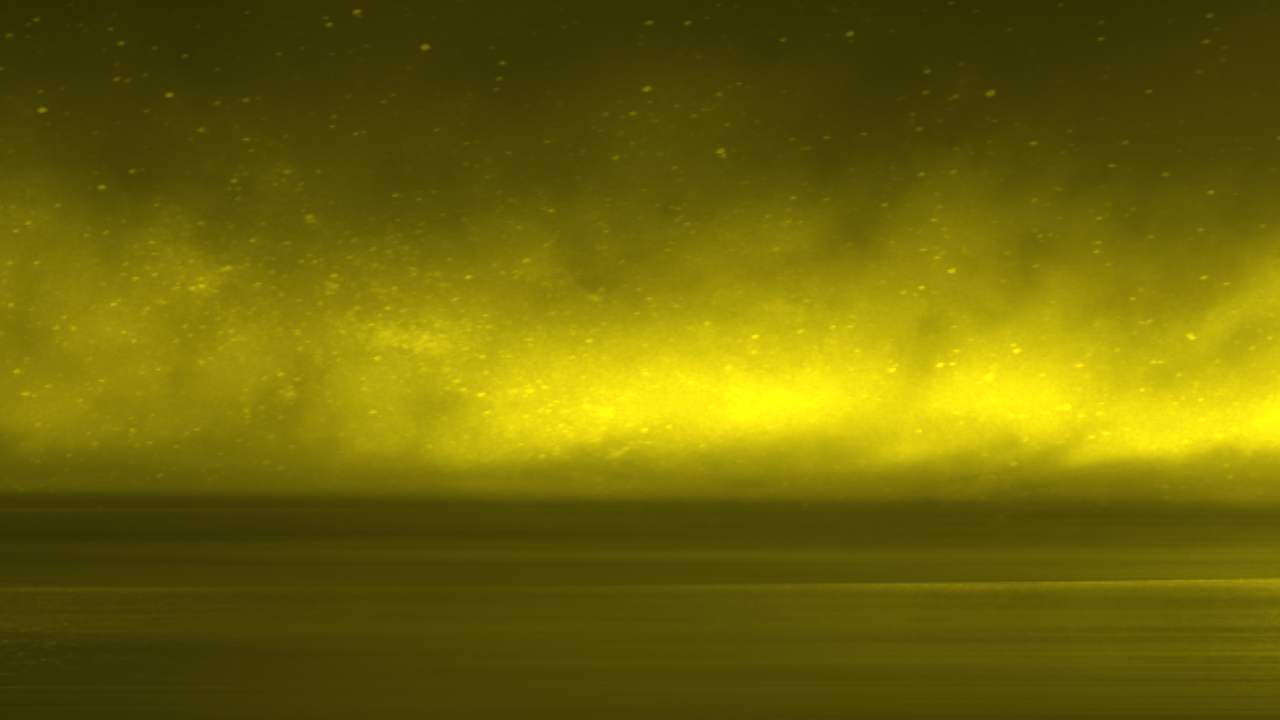
#> input picture thumbnails/Database DevOps.png, 1280 x 720 px
$ python -i youtube_thumbnails.py   (imports and definitions only)
#> lines starting #> are read from the running program, lines starting #| are printed output that depends on the picture
#> further down, picture is the input picture: PIL image 1280x720 RGB; mean R, G, B 109.7, 101.3, 6.9
"""YouTube thumbnails on conf42.com/<event>/teasers (Marek 2026-10-12): the last tab, one 1280x720 PNG per talk, as the
channel's thumbnails have always looked - the speaker's base headshot, keyed out and centred, on its own sky.

    python -m build.youtube_thumbnails [--cached-only] [--prune]

The sky (Marek 2026-10-12): the thumbnail's background is the headshot background stretched out to 16:9 - never a
template or the event's metadata colour (both came out in the wrong tint). A topic's headshots share one background across
the years ("_prompt", "_platform", ...), so thumbnails/<suffix>.png holds it clean, 500x400: per pixel, the median of
every headshot of that suffix that shows sky there (those that don't match the rest are left out), made once from the
static repo with

    python -m build.youtube_thumbnails --skies ../static/headshots [<suffix> ...]

(only the headshots of the 2025-2027 talk sheets: topics changed their background over the years)

and committed. A headshot whose suffix has no sky file yet gets its event's median the same way, from that event's photos.

The key: a base headshot is a grey person on a tinted starfield, so the person is whatever carries no tint. Per pixel,
the tint left in it against the tint of the sky behind it (filled in from the clearly tinted pixels around) gives its
opacity. The person is then the blobs touching the bottom edge, holes filled, with the soft edge kept only on the
outline (hair). The headshot is scaled to the full 720 px height and centred, like the published ones.

Pages: teasers.py writes each event's talks into the page (<script id="th-data">), and the PNGs land next to it as
conf42-<event>-<speaker>-thumbnail.png. It uses Pillow + numpy + scipy at about 0.6 s a picture, so like the teaser cards they are
drawn after the deploy. The cache is content-addressed in .cache/thumbnails/<key>.png, keyed on VERSION and the headshot's bytes
only: a new speaker's photo shifts the median a hair, but never redraws the others. --cached-only (the deploy) only copies cached
pictures. Without it (the render job) the missing ones are drawn too, and rendered=<n> goes to $GITHUB_OUTPUT so the workflow
queues one more deploy. Past events are not on the teaser pages, so nothing here ever redraws them. It never fails the build.
"""
import glob
import hashlib
import json
import os
import re
import shutil
import sys
import time
import urllib.parse
import urllib.request
import warnings
from concurrent.futures import ThreadPoolExecutor
from io import BytesIO

try:
    import numpy as np
    from PIL import Image
    from scipy import ndimage
except ImportError:  # pragma: no cover
    print("WARN youtube_thumbnails: Pillow/numpy/scipy missing, no thumbnails")
    sys.exit(0)

ROOT = "docs"
W, H = 1280, 720
SKIES = "thumbnails"         # <suffix>.png: a topic's clean headshot background; _starfield.png: the art behind the heads
VERSION = "2"                # bump when the drawing changes: every thumbnail is redrawn
CACHE_DIR = os.path.join(os.environ.get("SITE_CACHE_DIR", ".cache"), "thumbnails")
PRUNE_DAYS = 14
DATA_RE = re.compile(r'<script type="application/json" id="th-data">(.*?)</script>', re.S)
_photos = {}


# [12 lines left out: function photo, not called in this run]


def _fill(val, mask):
    """val (h x w x c) where mask (h x w) is 0, filled smoothly from where it is known: each unknown pixel takes the
    known pixels around it, blurred at the smallest scale (2 ... 128 px) that has enough of them (normalised convolution)"""
    known = mask > .5
    out = val.astype(float).copy()
    todo = ~known
    # [6 lines left out: function blur, not called in this run]
    for sigma in (2, 4, 8, 16, 32, 64, 128):
        if not todo.any():
            break
        den = blur(known.astype(float), sigma)
        num = np.stack([blur(np.where(known, val[..., c], 0.0), sigma) for c in range(val.shape[2])], -1)
        here = todo & (den > .25)
        out[here] = num[here] / den[here][:, None]
        todo &= ~here
    if todo.any():
        out[todo] = val[known].mean(0) if known.any() else 0
    return ndimage.gaussian_filter(out, (1.5, 1.5, 0)) * (~known)[..., None] + out * known[..., None]


def key_out(img, plate=None):
    """(pixels, grey person, opacity, sky) of a base headshot: h x w(x3) floats and the mask of the pixels that are clearly
    sky (well clear of the person); opacity and sky are None when the photo is not one (no tinted sky). plate: the topic's
    clean sky (thumbnails/<suffix>.png) - a pixel that matches it is sky even when it carries no tint (the darkest night
    at the top is almost grey and was keyed as hair)"""
    P = np.asarray(img.convert("RGB")).astype(float)
    h, w, _ = P.shape
#> h = 720; w = 1280
    chroma = P - P.mean(2, keepdims=True)                   # ~0 on the grey person
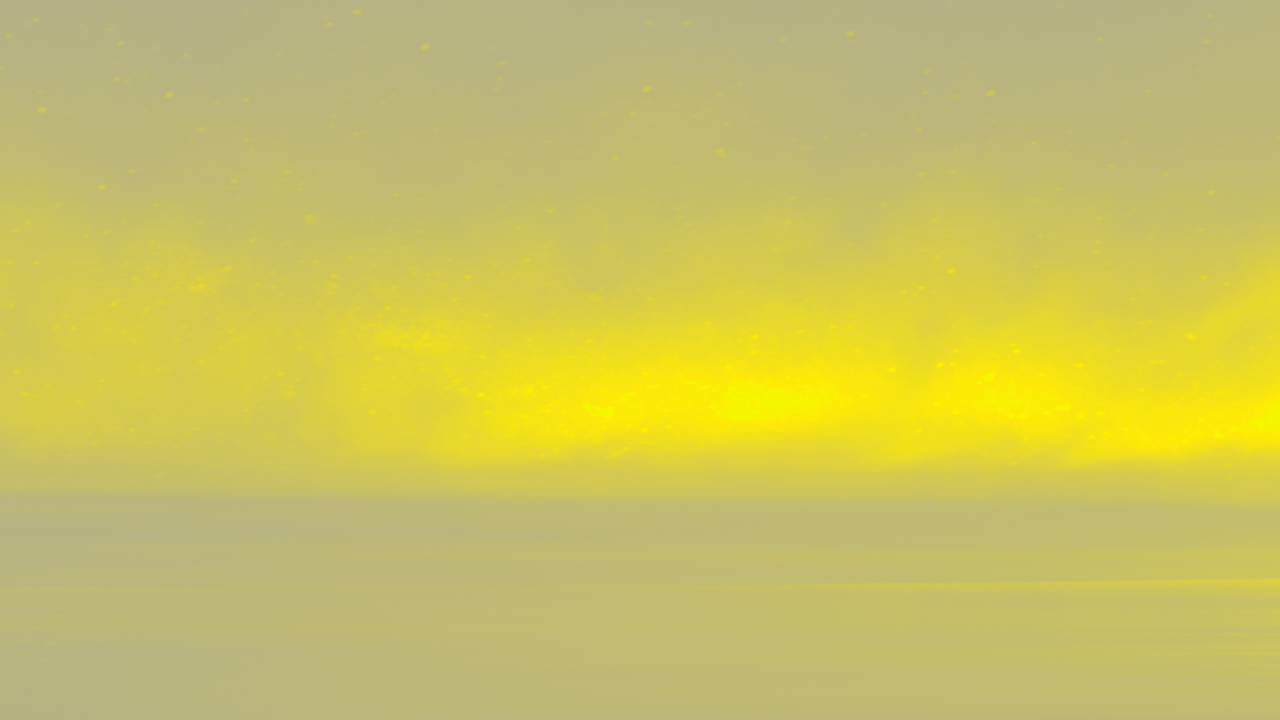
#> chroma: shape (720, 1280, 3) float64; mean R, G, B 37, 28.7, -65.7; drawn with min black and max white
    top = chroma[: h // 2].reshape(-1, 3)                   # the sky's tint: the most tinted fifth of the upper half
    norm = np.linalg.norm(top, axis=1)
    c = np.median(top[norm >= np.percentile(norm, 80)], 0)
#> c = [57, 44, -101]
    if np.linalg.norm(c) < 8:                               # no tinted sky at all: not a base headshot
        return P, P.mean(2), None, None
    d = c / np.linalg.norm(c)
#> d = [0.46, 0.355, -0.814]
    p = (chroma * d).sum(2)                                 # how much of the sky's tint each pixel carries
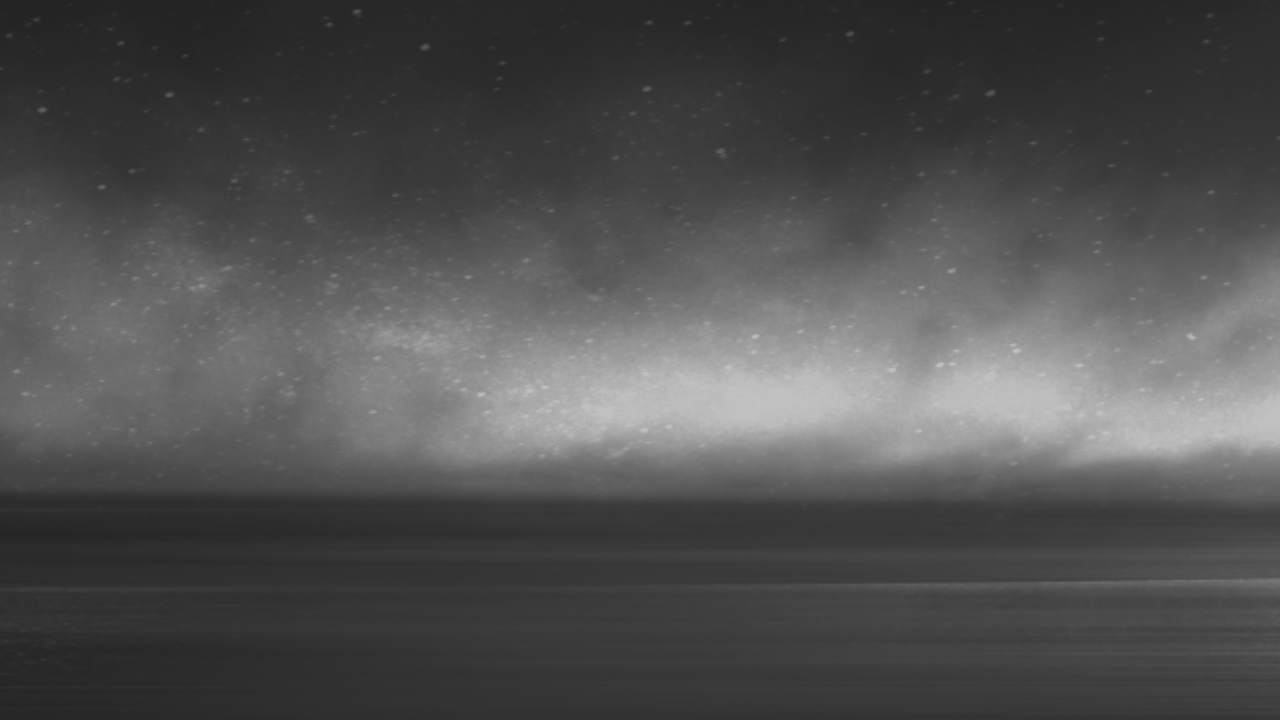
#> p: shape (720, 1280) float64; min 34.41, max 193.8, mean 80.7
    sky = (p > 7).astype(float)
#> sky: shape (720, 1280) float64; every value is 1
    for _ in range(2):
        B = _fill(P, sky)
        a = np.clip(1 - p / np.maximum(((B - B.mean(2, keepdims=True)) * d).sum(2), 1), 0, 1)
        sky = (a < .08).astype(float) * (p > 3)
    if plate is not None and plate.shape == P.shape:
        a = np.minimum(a, np.clip((np.abs(P - plate).max(2) - 6) / 14.0, 0, 1))
    lab, n = ndimage.label(a > .5)
#> lab: shape (720, 1280) int32; every value is 0
#> n = 0
    sizes = ndimage.sum(np.ones_like(lab), lab, range(n + 1))
#> sizes = [921600]
    keep = np.zeros(n + 1, bool)
#> keep = [False]
    for i in set(lab[-1][lab[-1] > 0]):                     # the people stand on the bottom edge (one or two of them)
        keep[i] = sizes[i] > .03 * h * w
#> this loop made 0 passes
    body = ndimage.binary_fill_holes(keep[lab])
    if not .08 < body.mean() < .95:
        return P, P.mean(2), None, None
    inside, outside = ndimage.distance_transform_edt(body), ndimage.distance_transform_edt(~body)
    alpha = np.where(inside > 4, 1.0, np.where(outside > 4, 0.0, a))
    alpha = ndimage.gaussian_filter(alpha, .9)              # a soft, photographic edge
    alpha = np.where(inside > 6, 1.0, np.where(outside > 6, 0.0, alpha))
    grey = (P.mean(2) - (1 - alpha) * B.mean(2)) / np.maximum(alpha, 1e-3)   # without the sky shining through
    grey = np.where(alpha > .98, P.mean(2), np.clip(grey, 0, 255))
    return P, grey, alpha, (outside > 5) & (a < .02)


# [30 lines left out: functions event_sky, cut_sides, not called in this run]


SHOULDERS = "s1"             # in the cache key of cut photos only: bump to redraw just those


MODELS = os.environ.get("MODELS_DIR", ".models")   # own CI cache, restored by the render job only (never the deploy)
MODEL_URLS = {
    "lama": "https://huggingface.co/Carve/LaMa-ONNX/resolve/main/lama_fp32.onnx",            # LaMa inpainting (Apache-2.0), 208 MB
    "faceparse": "https://github.com/yakhyo/face-parsing/releases/download/v0.0.1/resnet18.onnx",   # BiSeNet face parsing (MIT), 53 MB
}
_models = {}


# [141 lines left out: functions model, not_hair, outpaint, extended, edge_fade, draw and 1 more, not called in this run]


_skies = {}


# [182 lines left out: functions topic_sky, recent_headshots, _hidden_sky, build_skies, main, not called in this run]


# [2 lines not run here, left out]

>>> from PIL import Image
>>> picture = Image.open('../thumbnails/Database DevOps.png')
>>> result = key_out(picture)

$ run again, on thumbnails/agents.png
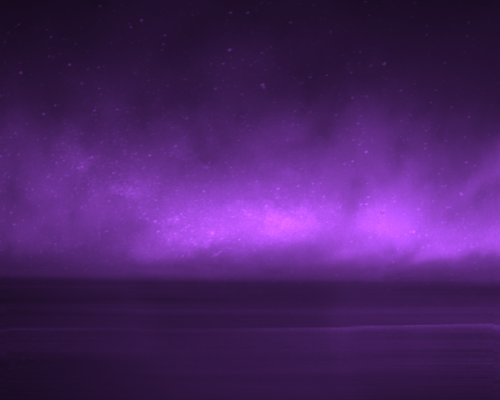
#> input picture thumbnails/agents.png, 500 x 400 px
#> picture is the input picture: PIL image 500x400 RGB; mean R, G, B 74.8, 34.2, 102.7
#> in key_out, `chroma = P - P.mean(2, keepdims=True)`:
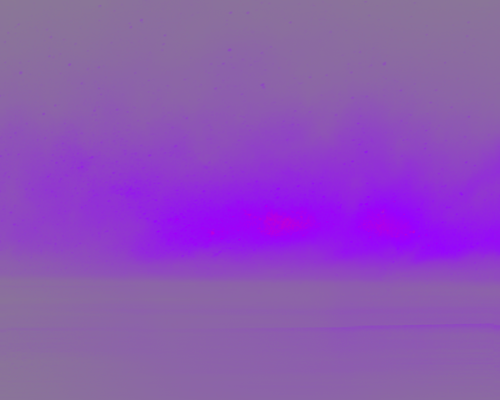
#> chroma: shape (400, 500, 3) float64; mean R, G, B 4.2, -36.4, 32.1; drawn with min black and max white
#> c = [6.33, -57, 50.67]
#> d = [0.0828, -0.745, 0.662]
#> in key_out, `p = (chroma * d).sum(2)                                 # how much of ..`:
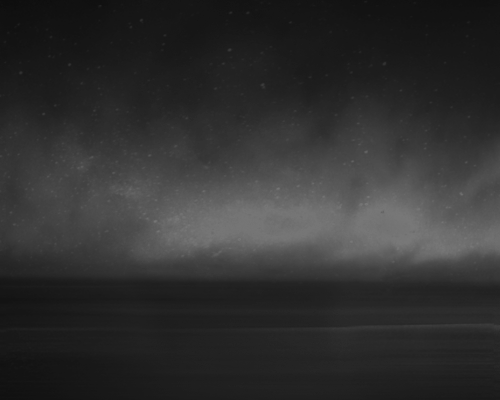
#> p: shape (400, 500) float64; min 14.23, max 121.7, mean 48.7
#> sky: shape (400, 500) float64; every value is 1
#> lab: shape (400, 500) int32; every value is 0
#> n = 0
#> sizes = [200000]
